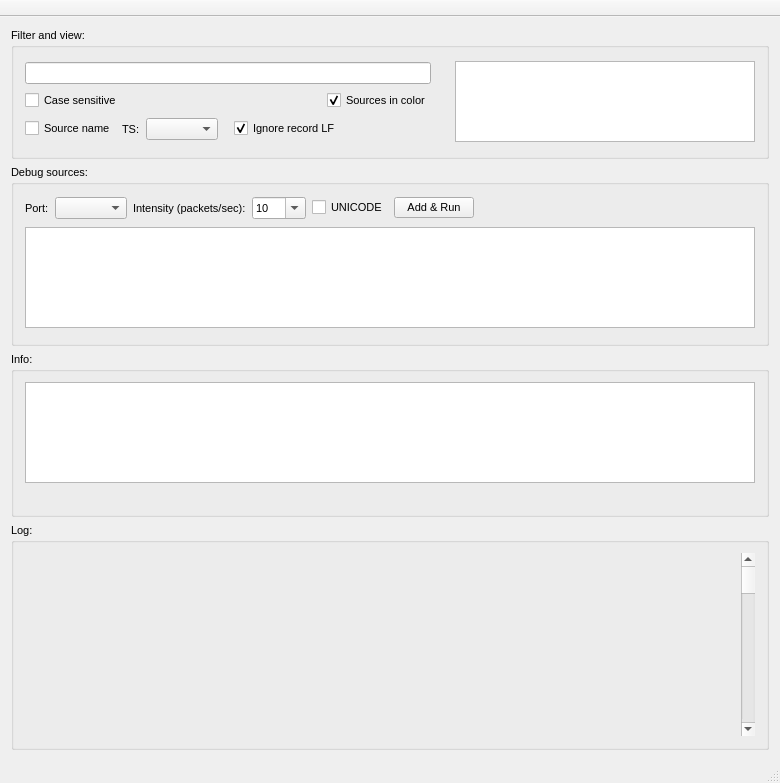
<?xml version="1.0" encoding="UTF-8"?>
<ui version="4.0">
 <class>UdpLogViewerGUIClass</class>
 <widget class="QMainWindow" name="UdpLogViewerGUIClass">
  <property name="windowModality">
   <enum>Qt::NonModal</enum>
  </property>
  <property name="geometry">
   <rect>
    <x>0</x>
    <y>0</y>
    <width>780</width>
    <height>783</height>
   </rect>
  </property>
  <property name="minimumSize">
   <size>
    <width>780</width>
    <height>783</height>
   </size>
  </property>
  <property name="font">
   <font>
    <pointsize>8</pointsize>
   </font>
  </property>
  <property name="mouseTracking">
   <bool>true</bool>
  </property>
  <property name="contextMenuPolicy">
   <enum>Qt::DefaultContextMenu</enum>
  </property>
  <property name="windowTitle">
   <string>UdpLogViewerGUI</string>
  </property>
  <property name="toolButtonStyle">
   <enum>Qt::ToolButtonTextBesideIcon</enum>
  </property>
  <widget class="QWidget" name="centralWidget">
   <layout class="QVBoxLayout" name="verticalLayout_5">
    <item>
     <widget class="QGroupBox" name="m_filterBox">
      <property name="sizePolicy">
       <sizepolicy hsizetype="Preferred" vsizetype="Fixed">
        <horstretch>0</horstretch>
        <verstretch>0</verstretch>
       </sizepolicy>
      </property>
      <property name="minimumSize">
       <size>
        <width>0</width>
        <height>131</height>
       </size>
      </property>
      <property name="title">
       <string>Filter and view:</string>
      </property>
      <layout class="QVBoxLayout" name="verticalLayout_2">
       <item>
        <layout class="QHBoxLayout" name="horizontalLayout_5">
         <item>
          <layout class="QVBoxLayout" name="verticalLayout">
           <item>
            <widget class="QLineEdit" name="m_filter">
             <property name="focusPolicy">
              <enum>Qt::WheelFocus</enum>
             </property>
             <property name="toolTip">
              <string>Enter 2 characters minimum, use &quot;||&quot; for OR</string>
             </property>
             <property name="echoMode">
              <enum>QLineEdit::Normal</enum>
             </property>
             <property name="cursorPosition">
              <number>0</number>
             </property>
            </widget>
           </item>
           <item>
            <layout class="QHBoxLayout" name="horizontalLayout_3">
             <item>
              <widget class="QCheckBox" name="m_filterCase">
               <property name="text">
                <string>Case sensitive</string>
               </property>
              </widget>
             </item>
             <item>
              <spacer name="horizontalSpacer_4">
               <property name="orientation">
                <enum>Qt::Horizontal</enum>
               </property>
               <property name="sizeHint" stdset="0">
                <size>
                 <width>138</width>
                 <height>20</height>
                </size>
               </property>
              </spacer>
             </item>
             <item>
              <widget class="QCheckBox" name="m_srcInColor">
               <property name="text">
                <string>Sources in color</string>
               </property>
               <property name="checked">
                <bool>true</bool>
               </property>
              </widget>
             </item>
            </layout>
           </item>
           <item>
            <layout class="QHBoxLayout" name="horizontalLayout_4">
             <item>
              <widget class="QCheckBox" name="m_useSrcInLog">
               <property name="text">
                <string>Source name</string>
               </property>
              </widget>
             </item>
             <item>
              <widget class="QLabel" name="label">
               <property name="text">
                <string>TS:</string>
               </property>
              </widget>
             </item>
             <item>
              <widget class="QComboBox" name="m_timestampSelect">
               <property name="sizePolicy">
                <sizepolicy hsizetype="Preferred" vsizetype="Fixed">
                 <horstretch>0</horstretch>
                 <verstretch>0</verstretch>
                </sizepolicy>
               </property>
               <property name="minimumSize">
                <size>
                 <width>0</width>
                 <height>0</height>
                </size>
               </property>
               <property name="currentIndex">
                <number>-1</number>
               </property>
              </widget>
             </item>
             <item>
              <spacer name="horizontalSpacer_5">
               <property name="orientation">
                <enum>Qt::Horizontal</enum>
               </property>
               <property name="sizeType">
                <enum>QSizePolicy::Fixed</enum>
               </property>
               <property name="sizeHint" stdset="0">
                <size>
                 <width>10</width>
                 <height>20</height>
                </size>
               </property>
              </spacer>
             </item>
             <item>
              <widget class="QCheckBox" name="m_ignoreRecLF">
               <property name="enabled">
                <bool>true</bool>
               </property>
               <property name="text">
                <string>Ignore record LF</string>
               </property>
               <property name="checkable">
                <bool>true</bool>
               </property>
               <property name="checked">
                <bool>true</bool>
               </property>
              </widget>
             </item>
             <item>
              <spacer name="horizontalSpacer_3">
               <property name="orientation">
                <enum>Qt::Horizontal</enum>
               </property>
               <property name="sizeHint" stdset="0">
                <size>
                 <width>18</width>
                 <height>20</height>
                </size>
               </property>
              </spacer>
             </item>
            </layout>
           </item>
          </layout>
         </item>
         <item>
          <spacer name="horizontalSpacer_2">
           <property name="orientation">
            <enum>Qt::Horizontal</enum>
           </property>
           <property name="sizeType">
            <enum>QSizePolicy::Fixed</enum>
           </property>
           <property name="sizeHint" stdset="0">
            <size>
             <width>18</width>
             <height>17</height>
            </size>
           </property>
          </spacer>
         </item>
         <item>
          <widget class="LogSrcWidget" name="m_logSrcListGui">
           <property name="sizePolicy">
            <sizepolicy hsizetype="Fixed" vsizetype="Fixed">
             <horstretch>0</horstretch>
             <verstretch>0</verstretch>
            </sizepolicy>
           </property>
           <property name="minimumSize">
            <size>
             <width>300</width>
             <height>81</height>
            </size>
           </property>
           <property name="maximumSize">
            <size>
             <width>16777215</width>
             <height>81</height>
            </size>
           </property>
           <property name="contextMenuPolicy">
            <enum>Qt::CustomContextMenu</enum>
           </property>
          </widget>
         </item>
        </layout>
       </item>
      </layout>
     </widget>
    </item>
    <item>
     <widget class="QGroupBox" name="m_debugBox">
      <property name="sizePolicy">
       <sizepolicy hsizetype="Preferred" vsizetype="Minimum">
        <horstretch>0</horstretch>
        <verstretch>0</verstretch>
       </sizepolicy>
      </property>
      <property name="minimumSize">
       <size>
        <width>0</width>
        <height>181</height>
       </size>
      </property>
      <property name="maximumSize">
       <size>
        <width>16777215</width>
        <height>181</height>
       </size>
      </property>
      <property name="whatsThis">
       <string>Choose port</string>
      </property>
      <property name="title">
       <string>Debug sources:</string>
      </property>
      <layout class="QVBoxLayout" name="verticalLayout_3">
       <item>
        <layout class="QHBoxLayout" name="horizontalLayout_2">
         <item>
          <widget class="QLabel" name="label_3">
           <property name="text">
            <string>Port:</string>
           </property>
          </widget>
         </item>
         <item>
          <widget class="QComboBox" name="m_debugRcvrPorts"/>
         </item>
         <item>
          <widget class="QLabel" name="label_4">
           <property name="text">
            <string>Intensity (packets/sec):</string>
           </property>
          </widget>
         </item>
         <item>
          <widget class="QComboBox" name="m_debugPacksPerSec">
           <property name="toolTip">
            <string/>
           </property>
           <property name="statusTip">
            <string/>
           </property>
           <property name="whatsThis">
            <string/>
           </property>
           <property name="editable">
            <bool>true</bool>
           </property>
           <property name="currentIndex">
            <number>3</number>
           </property>
           <item>
            <property name="text">
             <string>1</string>
            </property>
           </item>
           <item>
            <property name="text">
             <string>2</string>
            </property>
           </item>
           <item>
            <property name="text">
             <string>5</string>
            </property>
           </item>
           <item>
            <property name="text">
             <string>10</string>
            </property>
           </item>
           <item>
            <property name="text">
             <string>20</string>
            </property>
           </item>
           <item>
            <property name="text">
             <string>50</string>
            </property>
           </item>
           <item>
            <property name="text">
             <string>100</string>
            </property>
           </item>
           <item>
            <property name="text">
             <string>500</string>
            </property>
           </item>
           <item>
            <property name="text">
             <string>1000</string>
            </property>
           </item>
          </widget>
         </item>
         <item>
          <widget class="QCheckBox" name="m_debugDataType">
           <property name="text">
            <string>UNICODE</string>
           </property>
           <property name="checked">
            <bool>false</bool>
           </property>
          </widget>
         </item>
         <item>
          <widget class="QPushButton" name="BDebugAddSrc">
           <property name="text">
            <string>Add &amp;&amp; Run</string>
           </property>
          </widget>
         </item>
         <item>
          <spacer name="horizontalSpacer">
           <property name="orientation">
            <enum>Qt::Horizontal</enum>
           </property>
           <property name="sizeHint" stdset="0">
            <size>
             <width>118</width>
             <height>20</height>
            </size>
           </property>
          </spacer>
         </item>
        </layout>
       </item>
       <item>
        <widget class="UlvTests::DebugSrcListWidget" name="m_debugSrcListGui">
         <property name="sizePolicy">
          <sizepolicy hsizetype="Expanding" vsizetype="Fixed">
           <horstretch>0</horstretch>
           <verstretch>0</verstretch>
          </sizepolicy>
         </property>
         <property name="minimumSize">
          <size>
           <width>0</width>
           <height>101</height>
          </size>
         </property>
         <property name="maximumSize">
          <size>
           <width>16777215</width>
           <height>101</height>
          </size>
         </property>
         <property name="contextMenuPolicy">
          <enum>Qt::CustomContextMenu</enum>
         </property>
        </widget>
       </item>
      </layout>
     </widget>
    </item>
    <item>
     <widget class="QGroupBox" name="m_infoBox">
      <property name="sizePolicy">
       <sizepolicy hsizetype="Preferred" vsizetype="Minimum">
        <horstretch>0</horstretch>
        <verstretch>0</verstretch>
       </sizepolicy>
      </property>
      <property name="minimumSize">
       <size>
        <width>0</width>
        <height>165</height>
       </size>
      </property>
      <property name="maximumSize">
       <size>
        <width>16777215</width>
        <height>165</height>
       </size>
      </property>
      <property name="mouseTracking">
       <bool>true</bool>
      </property>
      <property name="title">
       <string>Info:</string>
      </property>
      <layout class="QVBoxLayout" name="verticalLayout_4">
       <item>
        <widget class="QListWidget" name="m_info">
         <property name="sizePolicy">
          <sizepolicy hsizetype="Preferred" vsizetype="Preferred">
           <horstretch>0</horstretch>
           <verstretch>0</verstretch>
          </sizepolicy>
         </property>
         <property name="minimumSize">
          <size>
           <width>0</width>
           <height>101</height>
          </size>
         </property>
         <property name="maximumSize">
          <size>
           <width>16777215</width>
           <height>101</height>
          </size>
         </property>
        </widget>
       </item>
       <item>
        <widget class="QLabel" name="m_statusAdv">
         <property name="text">
          <string>&lt;Advanced status&gt;</string>
         </property>
        </widget>
       </item>
      </layout>
     </widget>
    </item>
    <item>
     <widget class="QGroupBox" name="m_logBox">
      <property name="minimumSize">
       <size>
        <width>468</width>
        <height>210</height>
       </size>
      </property>
      <property name="mouseTracking">
       <bool>false</bool>
      </property>
      <property name="title">
       <string>Log:</string>
      </property>
      <layout class="QVBoxLayout" name="verticalLayout_7">
       <item>
        <layout class="QHBoxLayout" name="horizontalLayout">
         <item>
          <widget class="LogWidget" name="m_logView" native="true">
           <property name="minimumSize">
            <size>
             <width>716</width>
             <height>169</height>
            </size>
           </property>
           <property name="mouseTracking">
            <bool>false</bool>
           </property>
          </widget>
         </item>
         <item>
          <widget class="UlvGuiScrollWidget" name="m_logScroll">
           <property name="sizePolicy">
            <sizepolicy hsizetype="Fixed" vsizetype="Minimum">
             <horstretch>0</horstretch>
             <verstretch>0</verstretch>
            </sizepolicy>
           </property>
           <property name="minimumSize">
            <size>
             <width>0</width>
             <height>100</height>
            </size>
           </property>
           <property name="mouseTracking">
            <bool>true</bool>
           </property>
           <property name="singleStep">
            <number>10</number>
           </property>
           <property name="pageStep">
            <number>10</number>
           </property>
           <property name="orientation">
            <enum>Qt::Vertical</enum>
           </property>
          </widget>
         </item>
        </layout>
       </item>
      </layout>
     </widget>
    </item>
   </layout>
  </widget>
  <widget class="QStatusBar" name="statusBar"/>
  <widget class="QToolBar" name="toolBar">
   <property name="enabled">
    <bool>true</bool>
   </property>
   <property name="minimumSize">
    <size>
     <width>0</width>
     <height>0</height>
    </size>
   </property>
   <property name="font">
    <font>
     <family>Sans Serif</family>
     <pointsize>8</pointsize>
    </font>
   </property>
   <property name="contextMenuPolicy">
    <enum>Qt::CustomContextMenu</enum>
   </property>
   <property name="windowTitle">
    <string/>
   </property>
   <property name="movable">
    <bool>false</bool>
   </property>
   <property name="allowedAreas">
    <set>Qt::TopToolBarArea</set>
   </property>
   <property name="iconSize">
    <size>
     <width>24</width>
     <height>24</height>
    </size>
   </property>
   <property name="toolButtonStyle">
    <enum>Qt::ToolButtonTextBesideIcon</enum>
   </property>
   <property name="floatable">
    <bool>false</bool>
   </property>
   <attribute name="toolBarArea">
    <enum>TopToolBarArea</enum>
   </attribute>
   <attribute name="toolBarBreak">
    <bool>false</bool>
   </attribute>
  </widget>
  <action name="actionSafe_log_to_file">
   <property name="text">
    <string>Safe log to file</string>
   </property>
  </action>
  <action name="actionExit">
   <property name="text">
    <string>Exit</string>
   </property>
  </action>
  <action name="actionClear_log">
   <property name="text">
    <string>Clear log</string>
   </property>
  </action>
  <action name="actionStatus_menu">
   <property name="text">
    <string>Status window</string>
   </property>
  </action>
  <action name="actionError_window">
   <property name="text">
    <string>Error window</string>
   </property>
  </action>
  <action name="actionStatus_window">
   <property name="checkable">
    <bool>true</bool>
   </property>
   <property name="checked">
    <bool>true</bool>
   </property>
   <property name="text">
    <string>Status window</string>
   </property>
  </action>
  <action name="actionError_window_2">
   <property name="checkable">
    <bool>true</bool>
   </property>
   <property name="checked">
    <bool>true</bool>
   </property>
   <property name="text">
    <string>Error window</string>
   </property>
  </action>
  <action name="actionSettings">
   <property name="text">
    <string>Settings ...</string>
   </property>
  </action>
  <action name="actionRun">
   <property name="text">
    <string>Run</string>
   </property>
  </action>
  <action name="actionStop">
   <property name="text">
    <string>Stop</string>
   </property>
  </action>
  <action name="actionSettings_2">
   <property name="text">
    <string>Settings ...</string>
   </property>
  </action>
  <action name="actionRun_2">
   <property name="text">
    <string>Run</string>
   </property>
  </action>
  <action name="actionStop_2">
   <property name="enabled">
    <bool>false</bool>
   </property>
   <property name="text">
    <string>Stop</string>
   </property>
  </action>
 </widget>
 <layoutdefault spacing="6" margin="11"/>
 <customwidgets>
  <customwidget>
   <class>LogWidget</class>
   <extends>QWidget</extends>
   <header>GUI/UlvGuiLogWidget.h</header>
   <container>1</container>
  </customwidget>
  <customwidget>
   <class>UlvGuiScrollWidget</class>
   <extends>QScrollBar</extends>
   <header>GUI/UlvGuiScrollWidget.h</header>
  </customwidget>
  <customwidget>
   <class>UlvTests::DebugSrcListWidget</class>
   <extends>QListWidget</extends>
   <header>Tests/DebugSrcList.h</header>
  </customwidget>
  <customwidget>
   <class>LogSrcWidget</class>
   <extends>QListWidget</extends>
   <header>GUI/UlvGuiLogSrcWidget.h</header>
  </customwidget>
 </customwidgets>
 <resources/>
 <connections/>
</ui>
